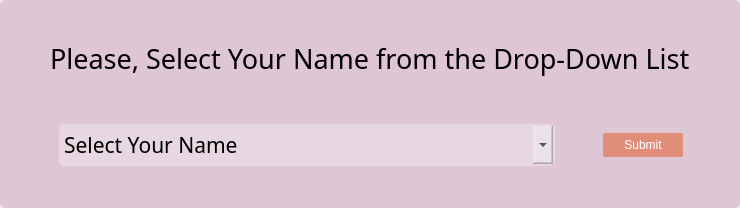
<?xml version="1.0" encoding="UTF-8"?>
<ui version="4.0">
 <class>Change_Responsible_Name_selector</class>
 <widget class="QWidget" name="Change_Responsible_Name_selector">
  <property name="geometry">
   <rect>
    <x>0</x>
    <y>0</y>
    <width>740</width>
    <height>208</height>
   </rect>
  </property>
  <property name="minimumSize">
   <size>
    <width>740</width>
    <height>208</height>
   </size>
  </property>
  <property name="windowTitle">
   <string>Form</string>
  </property>
  <property name="styleSheet">
   <string notr="true">QWidget{
background:none;
border:0px;
	border-radius: 5px;
}</string>
  </property>
  <layout class="QGridLayout" name="gridLayout">
   <property name="leftMargin">
    <number>0</number>
   </property>
   <property name="topMargin">
    <number>0</number>
   </property>
   <property name="rightMargin">
    <number>0</number>
   </property>
   <property name="bottomMargin">
    <number>0</number>
   </property>
   <item row="0" column="0">
    <widget class="QFrame" name="frame">
     <property name="styleSheet">
      <string notr="true">#frame{
background:transparent;
background-color:rgba(174,71,135, 0.25);
border-radius:5px;
}

QComboBox{
background-color: rgba(242, 242, 242, 100);
border-radius:5px;
padding:5px;
margin:2px;
}

QComboBox:drop-down{
width:20px;
background:none;
image:	url(:/newPrefix/ic_fluent_caret_down_24_filled.png);
}

QLabel{
background:none;
}

QPushButton{
	color:white;
	background-color: rgba(224, 123, 91, 191);
	border-radius:2px;
	padding:5px;
}

QPushButton:hover{
	color:white;
	background-color: rgba(224, 123, 91, 153);
	border-radius:2px;
	font-weight:600;
	padding:5px;
}

QPushButton:clicked{
	color:white;
	background-color: rgba(224, 123, 91, 230);
	border-radius:2px;
	font-weight:800;
	padding:5px;
}


QLineEdit{
	background-color: rgba(242, 242, 242, 100);
	border-radius:5px;
}
</string>
     </property>
     <layout class="QGridLayout" name="gridLayout_2">
      <property name="leftMargin">
       <number>0</number>
      </property>
      <property name="topMargin">
       <number>0</number>
      </property>
      <property name="rightMargin">
       <number>0</number>
      </property>
      <property name="bottomMargin">
       <number>0</number>
      </property>
      <item row="5" column="2">
       <spacer name="verticalSpacer_3">
        <property name="orientation">
         <enum>Qt::Orientation::Vertical</enum>
        </property>
        <property name="sizeHint" stdset="0">
         <size>
          <width>20</width>
          <height>29</height>
         </size>
        </property>
       </spacer>
      </item>
      <item row="1" column="0" rowspan="2" colspan="3">
       <layout class="QHBoxLayout" name="horizontalLayout">
        <item>
         <spacer name="horizontalSpacer">
          <property name="orientation">
           <enum>Qt::Orientation::Horizontal</enum>
          </property>
          <property name="sizeHint" stdset="0">
           <size>
            <width>40</width>
            <height>20</height>
           </size>
          </property>
         </spacer>
        </item>
        <item>
         <widget class="QLabel" name="label">
          <property name="font">
           <font>
            <family>Ericsson Hilda</family>
            <pointsize>20</pointsize>
           </font>
          </property>
          <property name="text">
           <string>Please, Select Your Name from the Drop-Down List</string>
          </property>
         </widget>
        </item>
        <item>
         <spacer name="horizontalSpacer_2">
          <property name="orientation">
           <enum>Qt::Orientation::Horizontal</enum>
          </property>
          <property name="sizeHint" stdset="0">
           <size>
            <width>40</width>
            <height>20</height>
           </size>
          </property>
         </spacer>
        </item>
       </layout>
      </item>
      <item row="4" column="0" colspan="3">
       <layout class="QHBoxLayout" name="horizontalLayout_2">
        <item>
         <spacer name="horizontalSpacer_3">
          <property name="orientation">
           <enum>Qt::Orientation::Horizontal</enum>
          </property>
          <property name="sizeHint" stdset="0">
           <size>
            <width>40</width>
            <height>20</height>
           </size>
          </property>
         </spacer>
        </item>
        <item>
         <widget class="QComboBox" name="comboBox">
          <property name="minimumSize">
           <size>
            <width>500</width>
            <height>0</height>
           </size>
          </property>
          <property name="font">
           <font>
            <family>Ericsson Hilda</family>
            <pointsize>16</pointsize>
           </font>
          </property>
          <item>
           <property name="text">
            <string>Select Your Name</string>
           </property>
          </item>
         </widget>
        </item>
        <item>
         <spacer name="horizontalSpacer_5">
          <property name="orientation">
           <enum>Qt::Orientation::Horizontal</enum>
          </property>
          <property name="sizeType">
           <enum>QSizePolicy::Policy::Minimum</enum>
          </property>
          <property name="sizeHint" stdset="0">
           <size>
            <width>40</width>
            <height>20</height>
           </size>
          </property>
         </spacer>
        </item>
        <item>
         <widget class="QPushButton" name="pushButton">
          <property name="minimumSize">
           <size>
            <width>80</width>
            <height>0</height>
           </size>
          </property>
          <property name="text">
           <string>Submit</string>
          </property>
         </widget>
        </item>
        <item>
         <spacer name="horizontalSpacer_4">
          <property name="orientation">
           <enum>Qt::Orientation::Horizontal</enum>
          </property>
          <property name="sizeHint" stdset="0">
           <size>
            <width>40</width>
            <height>20</height>
           </size>
          </property>
         </spacer>
        </item>
       </layout>
      </item>
      <item row="0" column="1">
       <spacer name="verticalSpacer">
        <property name="orientation">
         <enum>Qt::Orientation::Vertical</enum>
        </property>
        <property name="sizeHint" stdset="0">
         <size>
          <width>20</width>
          <height>26</height>
         </size>
        </property>
       </spacer>
      </item>
      <item row="3" column="0">
       <spacer name="verticalSpacer_2">
        <property name="orientation">
         <enum>Qt::Orientation::Vertical</enum>
        </property>
        <property name="sizeHint" stdset="0">
         <size>
          <width>20</width>
          <height>36</height>
         </size>
        </property>
       </spacer>
      </item>
     </layout>
    </widget>
   </item>
  </layout>
 </widget>
 <resources>
  <include location="resources.qrc"/>
 </resources>
 <connections/>
</ui>
